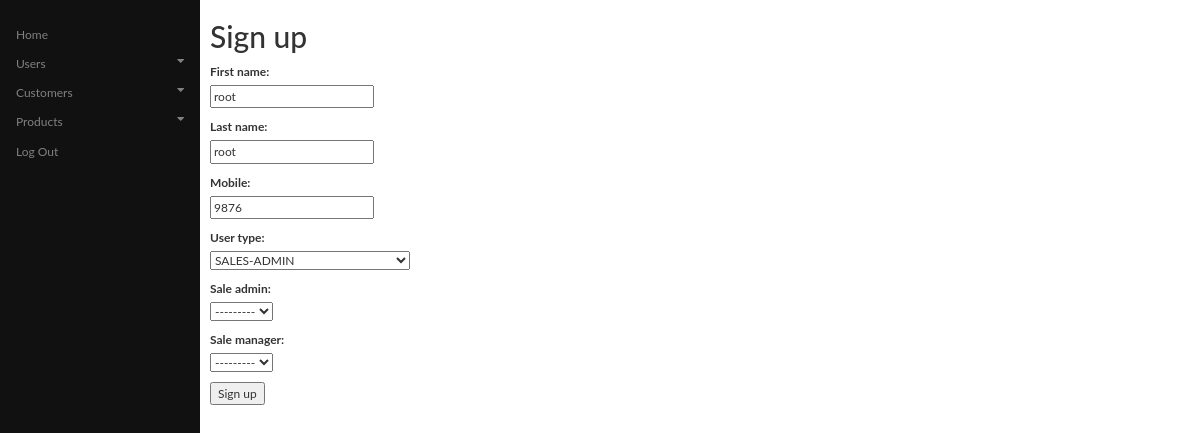
The app's page /root/edit/ (signed in) with its own data.
### main/models.py (models this page shows, shortened)
class Profile(models.Model):
    user = models.OneToOneField(User, on_delete=models.CASCADE)
    user_type = models.CharField(max_length=20, choices=USER_TYPE)
    slug = models.SlugField(unique=True, blank=True, null=True)
    sale_admin = models.CharField(max_length=20, null=True, blank=True)
    sale_manager = models.CharField(max_length=20, null=True, blank=True)
    first_name = models.CharField(max_length=100, blank=True, null=True)
    last_name = models.CharField(max_length=100, blank=True, null=True)
    mobile = models.PositiveIntegerField(null=True, blank=True)
    def __str__(self):
        return str(self.user)

### main/views.py (the view)
# urls.py: url(r'^(?P<slug>[\w-]+)/edit/', edit_user, name='edit_user'),
def edit_user(request, slug):
    instance = get_object_or_404(Profile, slug=slug)
    if request.user.is_superuser:
        if request.method == 'POST':
            form = EditUserForm(request.POST, instance=instance)
            if form.is_valid():
                f = form.save()
                f.refresh_from_db()  # load the profile instance created by the signal
                f.user_type = form.cleaned_data.get('user_type')
                f.sale_admin = str(form.cleaned_data.get('sale_admin'))
                f.sale_manager = str(form.cleaned_data.get('sale_manager'))
                f.first_name = form.cleaned_data.get('first_name')
                f.last_name = form.cleaned_data.get('last_name')
                f.mobile = form.cleaned_data.get('mobile')
                f.save()
                return HttpResponseRedirect(f.get_absolute_url())
        else:
            form = EditUserForm(instance=instance)
        return render(request, 'main/signup.html', {'form': form})
    else:
        return render(request, 'main/not_authorised.html')

### main/forms.py
class EditUserForm(forms.ModelForm):
    first_name = forms.CharField(required=True, widget=forms.TextInput())
    last_name = forms.CharField(required=True, widget=forms.TextInput())
    mobile = forms.IntegerField(required=True,widget=forms.NumberInput())
    user_type = forms.ChoiceField(choices=USER_TYPE, required=True, widget=forms.Select(attrs={'class':'dropdown-item', 'style':'width:200px'}))
    sale_admin = ModelChoiceField(queryset=s_admin, required=False)
    sale_manager = ModelChoiceField(queryset=s_manager, required=False)
    class Meta:
        model = Profile
        fields = (
            'first_name',
            'last_name',
            'mobile',
            'user_type',
            'sale_admin',
            'sale_manager',
        )

### templates/main/signup.html (shortened to what this page needs)
{% extends 'base.html' %}
{% block content %}
  <h2>Sign up</h2>
  <form method="post">
    {% for field in form %}
      <p>
        {{ field.label_tag }}<br>
        {{ field }}
      </p>
    {% endfor %}
    <button type="submit">Sign up</button>
  </form>
{% endblock %}

### templates/base.html (style rules this page uses)
body { font-family: "Lato", sans-serif; }

### records on screen
Profile: form "root" "root" "9876" "SALES-ADMIN" "---------" "---------"

### other values on screen
{{ field.label_tag }} "First name:" "Last name:" "Mobile:" "User type:" "Sale admin:" "Sale manager:"
